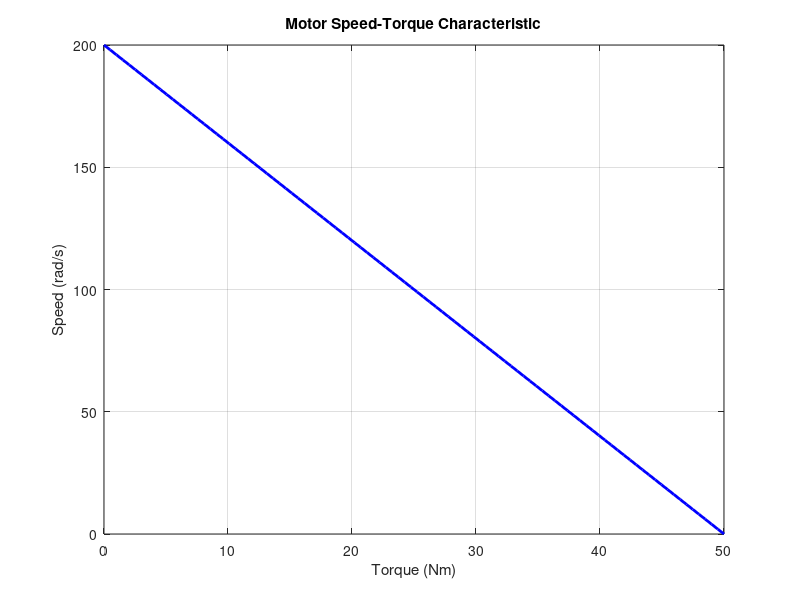

Reproduce this figure in MATLAB.
% Motor Speed-Torque Characteristic Plot
% Assumes a linear relationship: T = Tm - (Tm / w_no_load) * w

% 1. Define Motor Constants
Tm = 50;          % Stall Torque in Newton-meters (Nm)
w_no_load = 200;  % No-load speed in radians per second (rad/s)

% 2. Define Speed range from 0 to no-load speed
w = linspace(0, w_no_load, 100);

% 3. Calculate Torque for the given speed range
T = Tm * (1 - (w / w_no_load));

% 4. Plotting the Characteristic
figure;
plot(T, w, 'LineWidth', 2, 'Color', 'b');
grid on;
xlabel('Torque (Nm)');
ylabel('Speed (rad/s)');
title('Motor Speed-Torque Characteristic');
